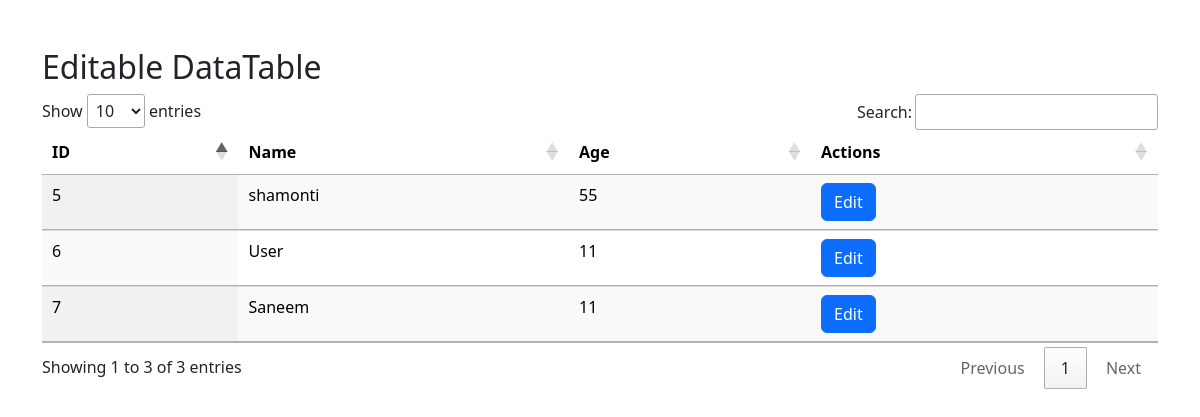
/table/, run on an earlier commit of the app's database.
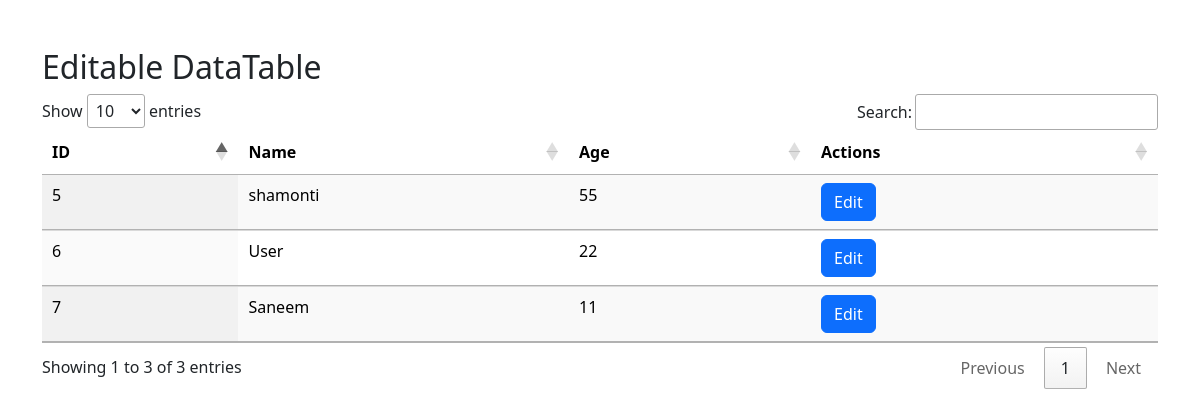
And on a later commit of the database.
### modal/models.py (models this page shows, shortened)
class Person(models.Model):
    id = models.AutoField(primary_key=True)
    name = models.CharField(max_length=100)
    age = models.PositiveIntegerField()

### modal/views.py (the view)
# urls.py: path("table/", views.table, name="table"),
def table(request):
    people = Person.objects.all()
    return render(request, 'modal.html', {'people': people})

### modal/templates/modal.html (shortened to what this page needs)
<!DOCTYPE html>
<html lang="en">
<head>
    <link href="https://cdn.datatables.net/1.13.6/css/jquery.dataTables.min.css" rel="stylesheet">
    <link href="https://cdn.jsdelivr.net/npm/bootstrap@5.3.2/dist/css/bootstrap.min.css" rel="stylesheet">
</head>
<body>
    <div class="container mt-5">
        <h2>Editable DataTable</h2>
        <table id="dataTable" class="display table table-striped" style="width:100%">
            <thead>
                <tr>
                    <th>ID</th>
                    <th>Name</th>
                    <th>Age</th>
                    <th>Actions</th>
                </tr>
            </thead>
            <tbody>
                {% for person in people %}
                <tr>
                  <td>{{ person.id }}</td>
                  <td>{{ person.name }}</td>
                  <td>{{ person.age }}</td>
                  <td>
                    <button type="button" class="btn btn-primary edit-btn">Edit</button>
                  </td>
                </tr>
                {% endfor %}
            </tbody>
        </table>
    </div>
</body>
</html>

What changed in the data, as far as the page shows it:
changed Person "User": age "11" → "22"
